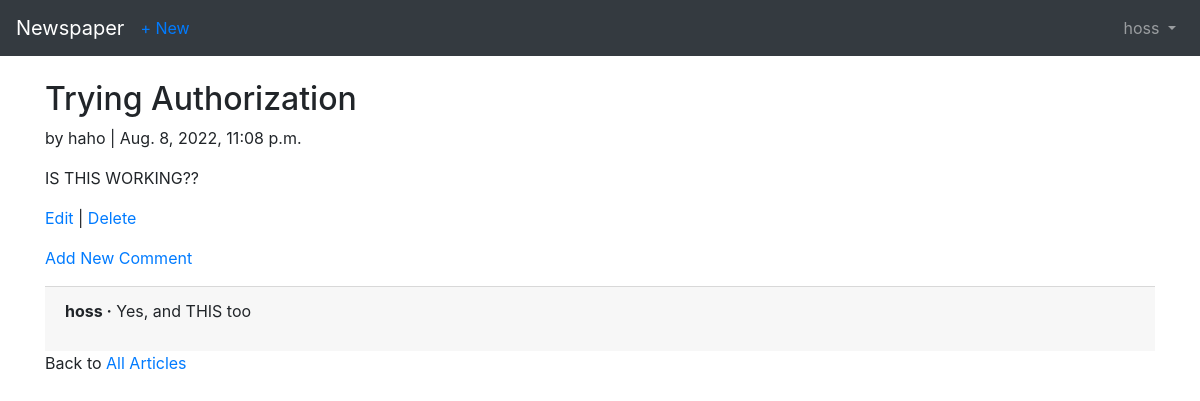
Screenshot of /articles/4/ (signed in) with the database file from the repository.
### users/models.py (models this page shows)
class CustomUser(AbstractUser):
    age = models.PositiveIntegerField(null=True, blank=True)

### articles/models.py (models this page shows, shortened)
class Article(models.Model):
    title = models.CharField(max_length=255)
    body = models.TextField()
    date = models.DateTimeField(auto_now_add=True)
    author = models.ForeignKey(
        get_user_model(), on_delete=models.CASCADE,
        )

class Comment(models.Model):
    article = models.ForeignKey(Article, on_delete=models.CASCADE, related_name='comments',)
    comment = models.CharField(max_length=200)
    author = models.ForeignKey(
        get_user_model(), on_delete=models.CASCADE,
    )
    def __str__(self):
        return self.comment

### articles/views.py (the view)
# urls.py: path('<int:pk>/', ArticleDetailView.as_view(), name='article_detail'),     #newyy
class ArticleDetailView(LoginRequiredMixin, DetailView):
    model = Article
    template_name = 'article_detail.html'
    login_url = 'login'

### templates/article_detail.html
{% extends 'base.html' %}
{% block content %}
     <div class="article-entry">
         <h2>{{ object.title }}</h2>
             <p>by {{ object.author }} | {{ object.date }}</p>
             <p>{{ object.body }}</p>
     </div>
     <p><a href="{% url 'article_edit' article.pk %}">Edit</a> | <a href="{% url 'article_delete' article.pk %}">Delete</a></p>
     <p><a href="{% url 'comment_new' article.pk %}">Add New Comment</a></p>
     <div class="card-footer">
        {% for comment in article.comments.all %}
            <p>
                <span class="font-weight-bold">{{ comment.author }} &middot;</span>
                {{ comment }}
            </p>
        {% endfor %}
    </div>
     <p>Back to <a href="{% url 'article_list' %}">All Articles</a></p>
{% endblock content %}

### templates/base.html (shortened to what this page needs)
<!doctype html>
<html lang="en">
    <head>
         <link rel="stylesheet" href="https://cdn.jsdelivr.net/npm/bootstrap@4.1.3/dist/css/bootstrap.min.css">
    </head>
    <body>
        <nav class="navbar navbar-expand-md navbar-dark bg-dark mb-4">
             <a class="navbar-brand" href="{% url 'home' %}">Newspaper</a>
             {% if user.is_authenticated %}
                 <ul class="navbar-nav mr-auto">
                     <li class="nav-item"><a href="{% url 'article_new' %}">+ New</a></li>
                 </ul>
             {% endif %}
             <div class="collapse navbar-collapse" id="navbarCollapse">
                 {% if user.is_authenticated %}
                     <ul class="navbar-nav ml-auto">
                         <li class="nav-item">
                            <a class="nav-link dropdown-toggle" href="#" id="userMenu" data-toggle="dropdown" aria-haspopup="true" aria-expanded="false">
                                 {{ user.username }}
                            </a>
                         </li>
                     </ul>
                 {% else %}
                     <form class="form-inline ml-auto">
                         <a href="{% url 'login' %}" class="btn btn-outline-secondary">Log In</a>
                         <a href="{% url 'signup' %}" class="btn btn-primary ml-2">Sign Up</a>
                     </form>
                 {% endif %}
             </div>
        </nav>
        <div class="container">
             {% block content %}
             {% endblock content %}
        </div>
    </body>
</html>

### rows the page displays
CustomUser: username "hoss"
Article: title "Trying Authorization", author "haho", date "Aug. 8, 2022, 11:08 p.m.", body "IS THIS WORKING??"
Comment: author "hoss", comment "Yes, and THIS too"
